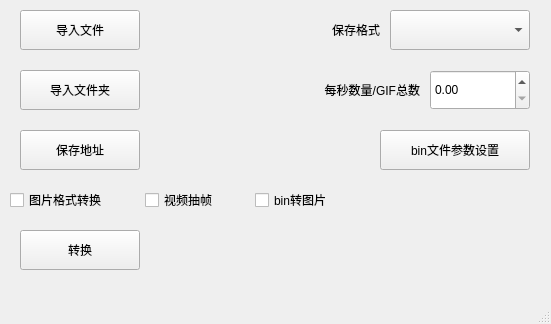
<?xml version="1.0" encoding="UTF-8"?>
<ui version="4.0">
 <class>MainWindow</class>
 <widget class="QMainWindow" name="MainWindow">
  <property name="geometry">
   <rect>
    <x>0</x>
    <y>0</y>
    <width>551</width>
    <height>324</height>
   </rect>
  </property>
  <property name="windowTitle">
   <string>MainWindow</string>
  </property>
  <widget class="QWidget" name="centralwidget">
   <widget class="QLabel" name="nums_label">
    <property name="geometry">
     <rect>
      <x>280</x>
      <y>70</y>
      <width>140</width>
      <height>40</height>
     </rect>
    </property>
    <property name="text">
     <string>每秒数量/GIF总数</string>
    </property>
    <property name="alignment">
     <set>Qt::AlignRight|Qt::AlignTrailing|Qt::AlignVCenter</set>
    </property>
   </widget>
   <widget class="QPushButton" name="submit_button">
    <property name="geometry">
     <rect>
      <x>20</x>
      <y>230</y>
      <width>120</width>
      <height>40</height>
     </rect>
    </property>
    <property name="text">
     <string>转换</string>
    </property>
   </widget>
   <widget class="QPushButton" name="input_dir_button">
    <property name="geometry">
     <rect>
      <x>20</x>
      <y>70</y>
      <width>120</width>
      <height>40</height>
     </rect>
    </property>
    <property name="text">
     <string>导入文件夹</string>
    </property>
   </widget>
   <widget class="QPushButton" name="input_file_button">
    <property name="geometry">
     <rect>
      <x>20</x>
      <y>10</y>
      <width>120</width>
      <height>40</height>
     </rect>
    </property>
    <property name="text">
     <string>导入文件</string>
    </property>
   </widget>
   <widget class="QPushButton" name="save_path_button">
    <property name="geometry">
     <rect>
      <x>20</x>
      <y>130</y>
      <width>120</width>
      <height>40</height>
     </rect>
    </property>
    <property name="text">
     <string>保存地址</string>
    </property>
   </widget>
   <widget class="QComboBox" name="target_format_box">
    <property name="geometry">
     <rect>
      <x>390</x>
      <y>10</y>
      <width>140</width>
      <height>40</height>
     </rect>
    </property>
   </widget>
   <widget class="QLabel" name="target_format_label">
    <property name="geometry">
     <rect>
      <x>289</x>
      <y>10</y>
      <width>91</width>
      <height>40</height>
     </rect>
    </property>
    <property name="text">
     <string>保存格式</string>
    </property>
    <property name="alignment">
     <set>Qt::AlignRight|Qt::AlignTrailing|Qt::AlignVCenter</set>
    </property>
   </widget>
   <widget class="QLabel" name="info_label">
    <property name="geometry">
     <rect>
      <x>370</x>
      <y>180</y>
      <width>170</width>
      <height>40</height>
     </rect>
    </property>
    <property name="text">
     <string/>
    </property>
    <property name="alignment">
     <set>Qt::AlignCenter</set>
    </property>
   </widget>
   <widget class="QDoubleSpinBox" name="nums_doubleSpinBox">
    <property name="geometry">
     <rect>
      <x>430</x>
      <y>70</y>
      <width>100</width>
      <height>40</height>
     </rect>
    </property>
   </widget>
   <widget class="QLabel" name="input_file_label">
    <property name="geometry">
     <rect>
      <x>150</x>
      <y>10</y>
      <width>120</width>
      <height>40</height>
     </rect>
    </property>
    <property name="text">
     <string/>
    </property>
    <property name="alignment">
     <set>Qt::AlignCenter</set>
    </property>
   </widget>
   <widget class="QLabel" name="input_dir_label">
    <property name="geometry">
     <rect>
      <x>150</x>
      <y>70</y>
      <width>120</width>
      <height>40</height>
     </rect>
    </property>
    <property name="text">
     <string/>
    </property>
    <property name="alignment">
     <set>Qt::AlignCenter</set>
    </property>
   </widget>
   <widget class="QLabel" name="save_path_label">
    <property name="geometry">
     <rect>
      <x>150</x>
      <y>130</y>
      <width>120</width>
      <height>40</height>
     </rect>
    </property>
    <property name="text">
     <string/>
    </property>
    <property name="alignment">
     <set>Qt::AlignCenter</set>
    </property>
   </widget>
   <widget class="QCheckBox" name="bin_to_image_checkBox">
    <property name="geometry">
     <rect>
      <x>255</x>
      <y>180</y>
      <width>115</width>
      <height>40</height>
     </rect>
    </property>
    <property name="text">
     <string>bin转图片</string>
    </property>
   </widget>
   <widget class="QCheckBox" name="video_to_image_checkBox">
    <property name="geometry">
     <rect>
      <x>145</x>
      <y>180</y>
      <width>110</width>
      <height>40</height>
     </rect>
    </property>
    <property name="text">
     <string>视频抽帧</string>
    </property>
   </widget>
   <widget class="QCheckBox" name="convent_image_checkBox">
    <property name="geometry">
     <rect>
      <x>10</x>
      <y>180</y>
      <width>135</width>
      <height>40</height>
     </rect>
    </property>
    <property name="text">
     <string>图片格式转换</string>
    </property>
    <property name="shortcut">
     <string notr="true"/>
    </property>
   </widget>
   <widget class="QLabel" name="error_label">
    <property name="geometry">
     <rect>
      <x>150</x>
      <y>230</y>
      <width>391</width>
      <height>40</height>
     </rect>
    </property>
    <property name="text">
     <string/>
    </property>
    <property name="alignment">
     <set>Qt::AlignCenter</set>
    </property>
   </widget>
   <widget class="QPushButton" name="bin_settings_button">
    <property name="geometry">
     <rect>
      <x>380</x>
      <y>130</y>
      <width>150</width>
      <height>40</height>
     </rect>
    </property>
    <property name="text">
     <string>bin文件参数设置</string>
    </property>
   </widget>
  </widget>
  <widget class="QMenuBar" name="menubar">
   <property name="geometry">
    <rect>
     <x>0</x>
     <y>0</y>
     <width>551</width>
     <height>23</height>
    </rect>
   </property>
  </widget>
  <widget class="QStatusBar" name="statusbar"/>
 </widget>
 <resources/>
 <connections/>
</ui>
